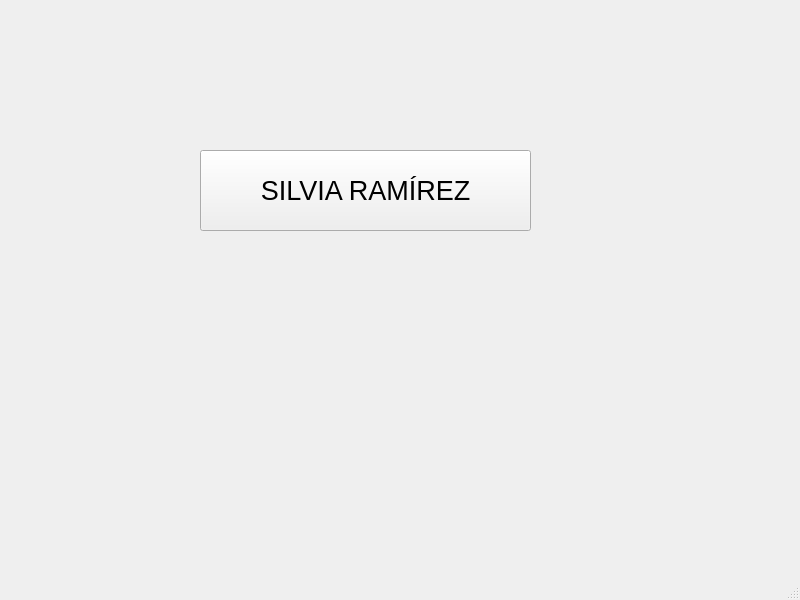
<?xml version="1.0" encoding="UTF-8"?>
<ui version="4.0">
 <class>MainWindow</class>
 <widget class="QMainWindow" name="MainWindow">
  <property name="geometry">
   <rect>
    <x>0</x>
    <y>0</y>
    <width>800</width>
    <height>600</height>
   </rect>
  </property>
  <property name="windowTitle">
   <string>MainWindow</string>
  </property>
  <widget class="QWidget" name="centralwidget">
   <widget class="QPushButton" name="pushButton">
    <property name="geometry">
     <rect>
      <x>200</x>
      <y>150</y>
      <width>331</width>
      <height>81</height>
     </rect>
    </property>
    <property name="font">
     <font>
      <pointsize>20</pointsize>
     </font>
    </property>
    <property name="text">
     <string>SILVIA RAMÍREZ</string>
    </property>
   </widget>
  </widget>
  <widget class="QMenuBar" name="menubar">
   <property name="geometry">
    <rect>
     <x>0</x>
     <y>0</y>
     <width>800</width>
     <height>26</height>
    </rect>
   </property>
  </widget>
  <widget class="QStatusBar" name="statusbar"/>
 </widget>
 <resources/>
 <connections/>
</ui>
